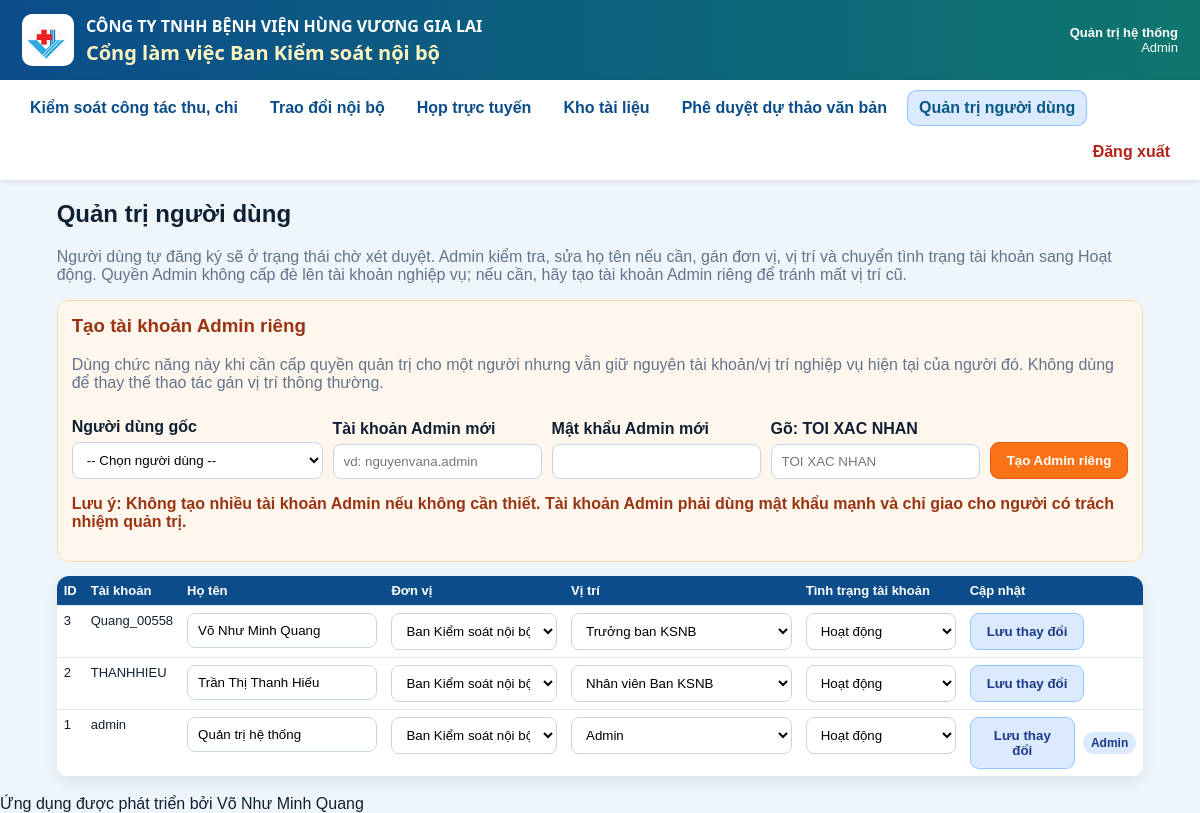
The app's page /admin/users (signed in), older data.
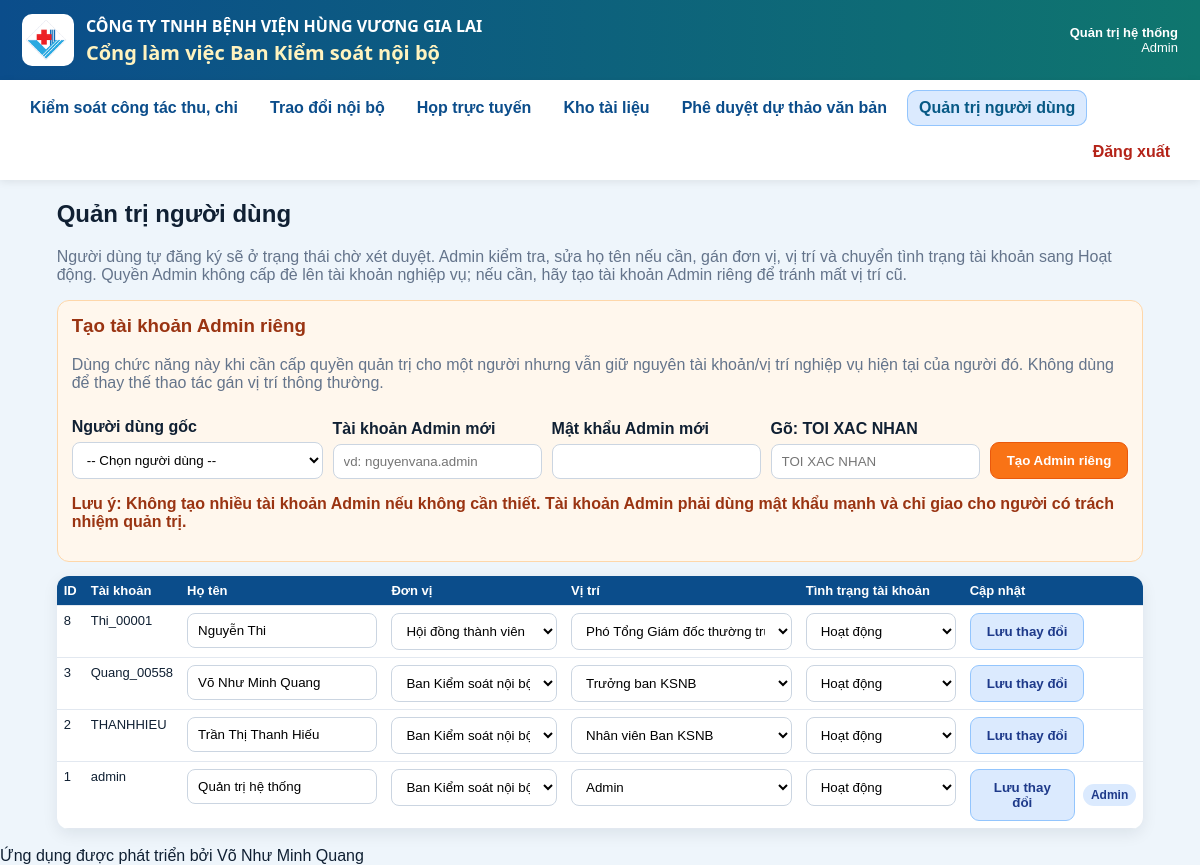
The same page, newer data.
### app/models.py (models this page shows)
class Users(Base):
    __tablename__ = "users"
    id = Column(Integer, primary_key=True)
    username = Column(String, unique=True, nullable=False, index=True)
    full_name = Column(String, nullable=False)
    password_hash = Column(String, nullable=False)
    unit_code = Column(String, nullable=False, default="THANH_VIEN_TRUNG_TAP")
    role_code = Column(String, nullable=False, default="THANH_VIEN_TRUNG_TAP")
    position_title = Column(String, nullable=False, default="Thành viên trưng tập")
    is_active = Column(Integer, nullable=False, default=1)
    created_at = Column(String, nullable=False)
    status = column_property(
        case(
            (is_active == 1, "ACTIVE"),
            else_="LOCKED",
        )
    )

### app/routers/admin.py (the view)
@router.get("/users")
def users_page(request: Request):
    denied = require_admin(request)
    if denied:
        return denied
    saved_user_id = str(request.query_params.get("saved_user_id") or "").strip()
    message = str(request.query_params.get("msg") or "").strip()
    with get_conn() as conn:
        users = conn.execute("SELECT * FROM users ORDER BY id DESC").fetchall()
    return templates.TemplateResponse(
        "admin_users.html",
        {
            "request": request,
            "users": users,
            "role_labels": ROLE_LABELS,
            "unit_labels": UNIT_LABELS,
            "saved_user_id": saved_user_id,
            "message": message,
        },
    )

### app/templates/admin_users.html (shortened to what this page needs)
{% extends 'base.html' %}
{% block content %}
<h2>Quản trị người dùng</h2>
<p class="muted">
  Người dùng tự đăng ký sẽ ở trạng thái chờ xét duyệt. Admin kiểm tra, sửa họ tên nếu cần, gán đơn vị, vị trí và chuyển tình trạng tài khoản sang Hoạt động.
  Quyền Admin không cấp đè lên tài khoản nghiệp vụ; nếu cần, hãy tạo tài khoản Admin riêng để tránh mất vị trí cũ.
</p>
<div class="admin-create-admin-panel">
  <h3>Tạo tài khoản Admin riêng</h3>
  <p class="muted">
    Dùng chức năng này khi cần cấp quyền quản trị cho một người nhưng vẫn giữ nguyên tài khoản/vị trí nghiệp vụ hiện tại của người đó.
    Không dùng để thay thế thao tác gán vị trí thông thường.
  </p>
  <form method="post" action="/admin/users/create-admin-account" class="admin-create-admin-grid">
    <div>
      <label>Người dùng gốc</label>
      <select name="source_user_id" required>
        <option value="">-- Chọn người dùng --</option>
      </select>
    </div>
    <div>
      <label>Tài khoản Admin mới</label>
      <input name="admin_username" placeholder="vd: nguyenvana.admin" required>
    </div>
    <div>
      <label>Mật khẩu Admin mới</label>
      <input name="admin_password" type="password" minlength="10" required>
    </div>
    <div>
      <label>Gõ: TOI XAC NHAN</label>
      <input name="confirm_text" placeholder="TOI XAC NHAN" required>
    </div>
    <div>
      <button
        class="secondary admin-create-admin-btn"
        type="submit"
        onclick="return confirm('Xác nhận tạo tài khoản Admin riêng? Tài khoản này có quyền quản trị toàn bộ hệ thống.');"
      >
        Tạo Admin riêng
      </button>
    </div>
  </form>
  <p class="admin-create-admin-warning">
    Lưu ý: Không tạo nhiều tài khoản Admin nếu không cần thiết. Tài khoản Admin phải dùng mật khẩu mạnh và chỉ giao cho người có trách nhiệm quản trị.
  </p>
</div>
<table class="table compact">
  <thead>
    <tr>
      <th>ID</th>
      <th>Tài khoản</th>
      <th>Họ tên</th>
      <th>Đơn vị</th>
      <th>Vị trí</th>
      <th>Tình trạng tài khoản</th>
      <th>Cập nhật</th>
    </tr>
  </thead>
  <tbody>
    {% for u in users %}
    <tr class="{% if saved_user_id and saved_user_id == u.id|string %}admin-user-row-saved{% endif %}">
      <form method="post" action="/admin/users/{{ u.id }}/assign" class="admin-user-form">
        <td>{{ u.id }}</td>
        <td>{{ u.username }}</td>
        <td>
          <input
            class="admin-user-input"
            name="full_name"
            value="{{ u.full_name or '' }}"
            required
          >
        </td>
        <td>
          <select class="admin-user-select" name="unit_code">
            {% for code, label in unit_labels.items() %}
            <option value="{{ code }}" {% if u.unit_code == code %}selected{% endif %}>{{ label }}</option>
            {% endfor %}
          </select>
        </td>
        <td>
          <select class="admin-user-select" name="role_code">
            {% for code, label in role_labels.items() %}
            <option value="{{ code }}" {% if u.role_code == code %}selected{% endif %}>{{ label }}</option>
            {% endfor %}
          </select>
        </td>
        <td>
          <select class="admin-user-select" name="is_active">
            <option value="1" {% if u.is_active %}selected{% endif %}>Hoạt động</option>
          </select>
        </td>
        <td>
          <div class="admin-user-actions">
            <button class="secondary admin-user-save-btn" type="submit">Lưu thay đổi</button>
            {% if u.role_code == 'ADMIN' %}
            <span class="admin-user-admin-badge">Admin</span>
            {% endif %}
          </div>
        </td>
      </form>
    </tr>
    {% endfor %}
  </tbody>
</table>
{% endblock %}

### app/templates/base.html (shortened to what this page needs)
<!doctype html>
<html lang="vi">
<head>
  <link rel="stylesheet" href="/static/style.css">
</head>
<body class="{% if not request.state.user %}auth-page{% endif %}">
  <header class="topbar">
    <div class="brandbox">
      <img class="brand-logo" src="/static/images/logo.png" alt="Logo">
      <div>
        <div class="company">CÔNG TY TNHH BỆNH VIỆN HÙNG VƯƠNG GIA LAI</div>
        <div class="app-title">Cổng làm việc Ban Kiểm soát nội bộ</div>
      </div>
    </div>
    {% if request.state.user %}
    <div class="userbox">
      <b>{{ request.state.user.full_name }}</b><br>
      <span>{{ request.state.user.position_title }}</span>
    </div>
    {% endif %}
  </header>
  {% if request.state.user %}
  {% set role_code = request.state.user.role_code %}
  {% set is_admin = role_code == 'ADMIN' %}
  {% set is_ksnb = role_code in ['TRUONG_BAN_KSNB', 'PHO_TRUONG_BAN_KSNB', 'NHAN_VIEN_KSNB'] %}
  {% set is_board = role_code in ['TONG_GIAM_DOC', 'PHO_TGD_THUONG_TRUC', 'PHO_TONG_GIAM_DOC'] %}
  <nav class="nav" id="mainNav" aria-label="Điều hướng chính">
    {% if is_admin or is_ksnb or is_board %}
    <a class="hvgl-nav-link " href="/revenue-control" data-nav-key="revenue_control">
      <span class="hvgl-nav-text">Kiểm soát công tác thu, chi</span>
    </a>
    {% endif %}
    <a class="hvgl-nav-link {% if request.url.path.startswith('/chat') %}is-active{% endif %}" href="/chat" data-nav-key="chat">
      <span class="hvgl-nav-text">Trao đổi nội bộ</span>
    </a>
    <a class="hvgl-nav-link {% if request.url.path.startswith('/meetings') %}is-active{% endif %}" href="/meetings" data-nav-key="meetings">
      <span class="hvgl-nav-text">Họp trực tuyến</span>
    </a>
    {% if is_admin or is_ksnb %}
    <a class="hvgl-nav-link {% if request.url.path.startswith('/documents') %}is-active{% endif %}" href="/documents" data-nav-key="documents">
      <span class="hvgl-nav-text">Kho tài liệu</span>
    </a>
    {% endif %}
    {% if is_admin or is_ksnb or is_board %}
    <a class="hvgl-nav-link {% if request.url.path.startswith('/draft-approvals') or request.url.path.startswith('/draft-approval') %}is-active{% endif %}" href="/draft-approvals" data-nav-key="draft_approvals">
      <span class="hvgl-nav-text">Phê duyệt dự thảo văn bản</span>
    </a>
    {% endif %}
    {% if is_admin %}
    <a class="hvgl-nav-link {% if request.url.path.startswith('/admin/users') %}is-active{% endif %}" href="/admin/users" data-nav-key="admin_users">
      <span class="hvgl-nav-text">Quản trị người dùng</span>
    </a>
    {% endif %}
    <form class="logout-form" method="post" action="/logout">
      <button class="logout-button" type="submit">Đăng xuất</button>
    </form>
  </nav>
  {% endif %}
  <main class="container">
    {% block content %}{% endblock %}
  </main>
  {% if request.state.user %}
  <footer class="app-footer">
    Ứng dụng được phát triển bởi Võ Như Minh Quang
  </footer>
  {% endif %}
</body>
</html>

Row changes from the older to the newer data that the page shows:
added Users: id "8", username "Thi_00001", full_name "Nguyễn Thi", unit_code "Hội đồng thành viên", role_code "Phó Tổng Giám đốc thường trực", is_active "Hoạt động"
